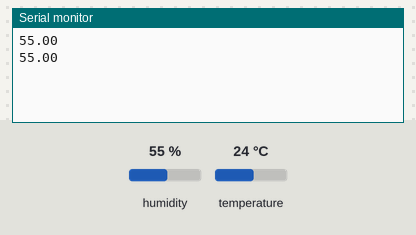
A sketch run on a simulated Arduino Uno, built with avr-gcc and run on an emulated ATmega328P. Parts: the last lines printed to the serial monitor. Wiring (inferred from the names in the program): DHT11 sensor: data pin 14. The inputs (shaded band) are chosen by the test bench; at power-on: humidity 55 %, temperature 24 °C.

Above: at 6.8 s.
6.9 s: humidity set to 22 %
At 10.5 s:
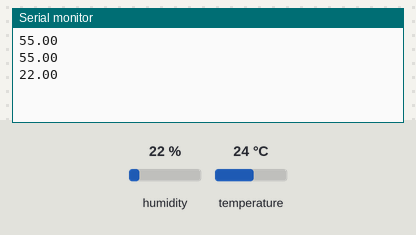
11.4 s: humidity set to 40 %
At 12.5 s:
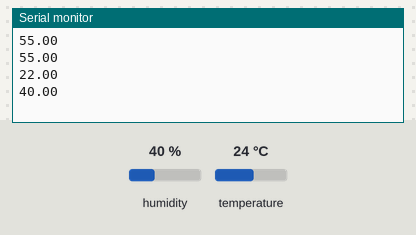
Timing chart, 0 to 14.4 s (numbered marks = the images above; inputs shaded):
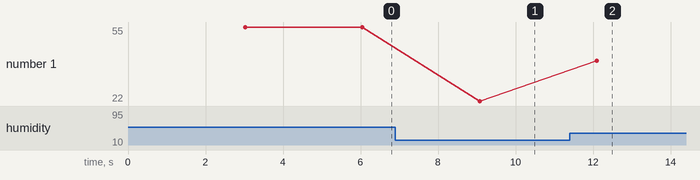

Measured:
- after the input at 6.9 s, the serial monitor: prints a new line after 2.2 s (image 1)
- after the input at 11.4 s, the serial monitor: prints a new line after 0.70 s (image 2)
- plotted number 1: 55 → 22 after the input at 6.9 s, 22 → 40 after the input at 11.4 s

The sketch:

ESP8266_DHT11.ino
```cpp
 /*@@AG
 * Display Temperature and Humidity values from DHT11 to OLED display
 * Note: This program is modified for ESP8266 and not Arduino. We
 * are not using Adafruit library, instead OLED library
 *
 * Connections:
 * DHT 11
 * DHT 11 data out = Pin D5 = GPIO14
 *
 * Connect pin 1 "+" (on the left) of the sensor to +5V
 * Connect pin 2 "out" of the sensor to whatever your DHTPIN is, D5 for NodeMCU
 * Connect pin 3 "-" (on the right) of the sensor to GROUND
 *
 * Library dependency:
 * https://github.com/adafruit/DHT-sensor-library
 * https://github.com/adafruit/Adafruit_Sensor
 */

#include "DHT.h"

#define DHTPIN 14     // what digital pin we're connected to

// Uncomment whatever type you're using!
#define DHTTYPE DHT11   // DHT 11

// Initialize DHT sensor.
DHT dht(DHTPIN, DHTTYPE);

void setup() {
  Serial.begin(115200);
  //Serial.println("DHT11 test!");

  dht.begin();
}

void loop() {
  // Wait a few seconds between measurements.
  delay(3000);

  // Reading temperature or humidity takes about 250 milliseconds!
  // Sensor readings may also be up to 2 seconds
  float h = dht.readHumidity();
  // Read temperature as Celsius (the default)
  float t = dht.readTemperature();

  // Check if any reads failed and exit early (to try again).
  if (isnan(h) || isnan(t)) {
    Serial.println("Failed to read from DHT sensor!");
    return;
  }

  // Compute heat index

  /*The heat index is an index that combines air temperature and relative humidity,
   * to estimate a human-perceived equivalent temperature, as how hot it would feel
   * if the humidity were some other value in the shade.
   * The result is also known as the "felt air temperature" or "apparent temperature".
   */

  float hic = dht.computeHeatIndex(t, h, false);

//  Serial.print("Humidity: ");
  Serial.println(h);
//  Serial.print(" %\t");
//  Serial.print("Temperature: ");
//  Serial.print(t);
//  Serial.print(" *C \t");
//  Serial.print("HI: ");
//  Serial.print(hic);
//  Serial.print(" *C \n");
}
```
